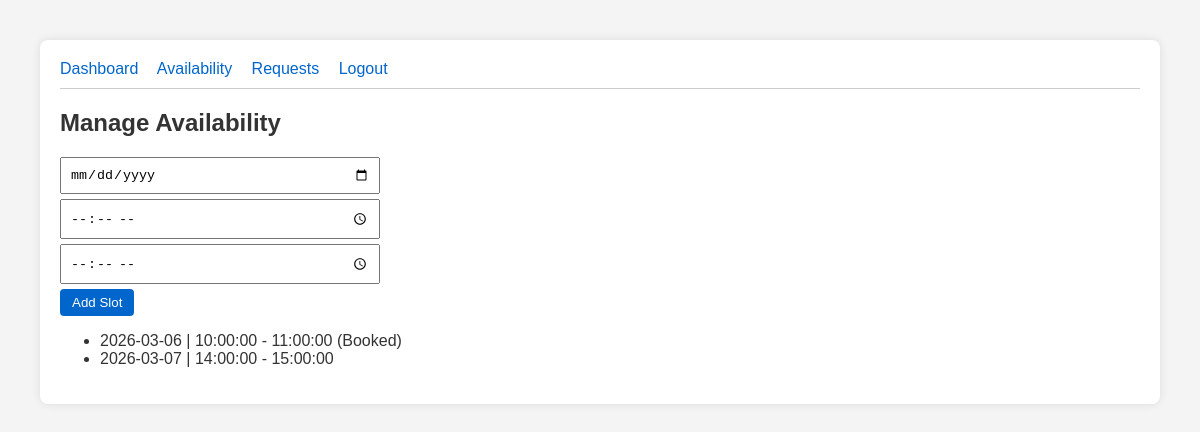
The page /consultant/availability (signed in) on the database as committed earlier.
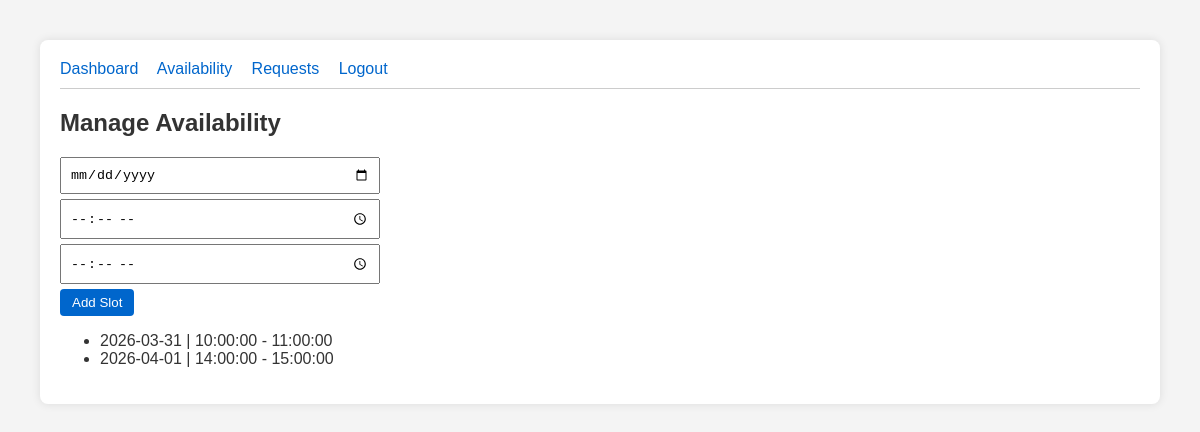
The same page on the database as committed later.
### Backend/models.py (models this page shows)
class Availability(db.Model):
    id = db.Column(db.Integer, primary_key=True)
    consultant_id = db.Column(db.Integer, db.ForeignKey('user.id'), nullable=False)
    date = db.Column(db.Date, nullable=False)
    start_time = db.Column(db.Time, nullable=False)
    end_time = db.Column(db.Time, nullable=False)
    is_booked = db.Column(db.Boolean, default=False)

### Backend/routes/consultant.py (the view)
    def wrap(*args, **kwargs):
        if 'user_id' not in session or session.get('role') != 'consultant':
            return redirect(url_for('auth.login'))
        return f(*args, **kwargs)

### Backend/routes/consultant.py (called while the page is built, shortened)
def consultant_required(f):
    def wrap(*args, **kwargs):
        if 'user_id' not in session or session.get('role') != 'consultant':
            return redirect(url_for('auth.login'))
        return f(*args, **kwargs)
    wrap.__name__ = f.__name__
    return wrap

@consultant_bp.route('/availability', methods=['GET', 'POST'])
@consultant_required
def availability():
    slots = Availability.query.filter_by(consultant_id=session['user_id']).all()
    return render_template('consultant/availability.html', slots=slots)

### Frontend/templates/consultant/availability.html
{% extends 'base.html' %}
{% block content %}
<h2>Manage Availability</h2>
<form method="POST">
    <input type="date" name="date" required>
    <input type="time" name="start_time" required>
    <input type="time" name="end_time" required>
    <button type="submit">Add Slot</button>
</form>
<ul>
{% for s in slots %}
    <li>{{ s.date }} | {{ s.start_time }} - {{ s.end_time }} {% if s.is_booked %}(Booked){% endif %}</li>
{% endfor %}
</ul>
{% endblock %}

Rows that differ between the two databases and show on the page:
changed Availability (number 1 of 2 on the later page): date "2026-03-06" → "2026-03-31"; no longer shows "(Booked)"
changed Availability (number 2 of 2 on the later page): date "2026-03-07" → "2026-04-01"
